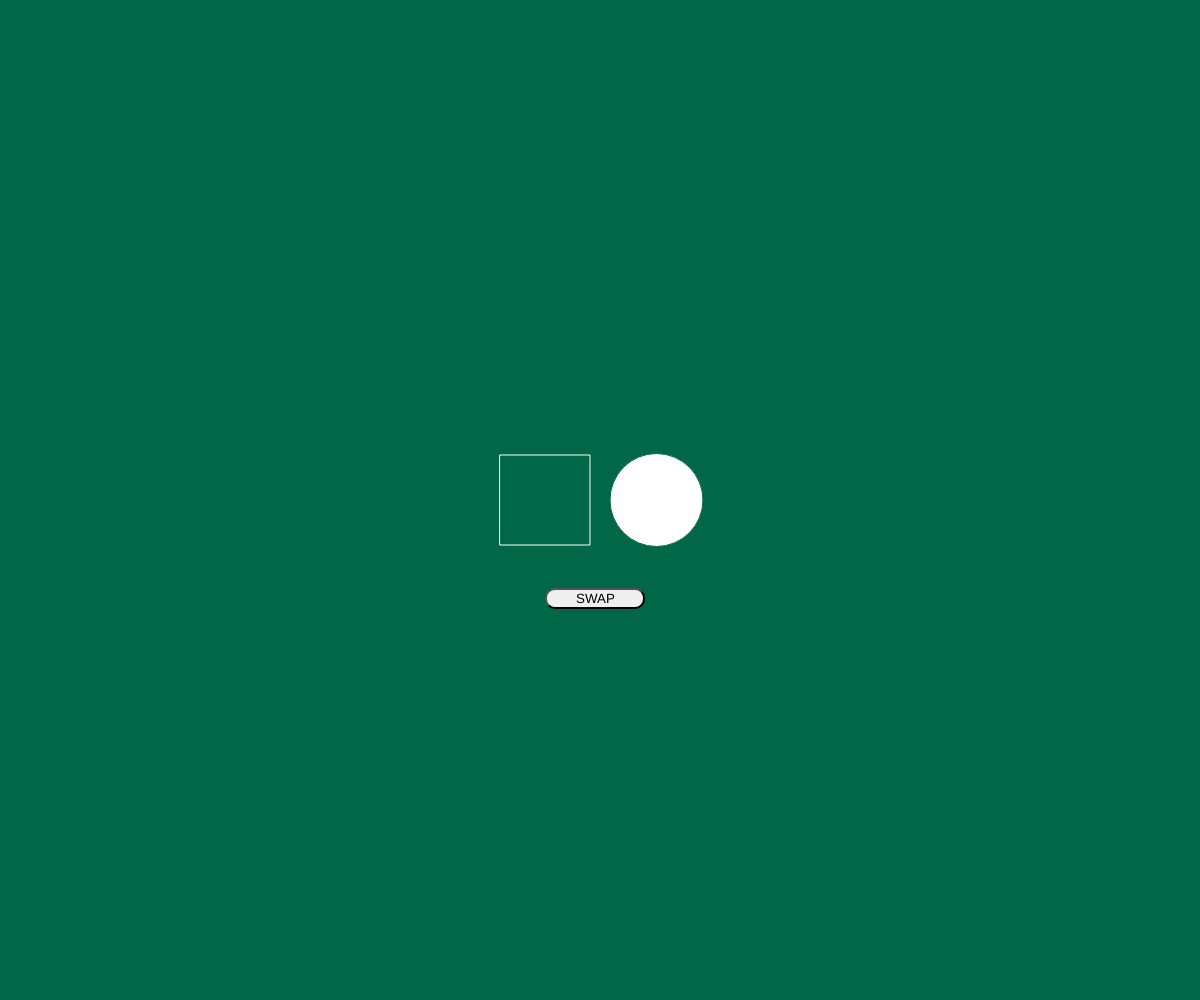
Frame 1 (no input)
Frame 60 (no input): identical to frame 1, image omitted
Frame 120 (the mouse pressed at the canvas centre since frame 60): identical to frame 1, image omitted

The p5.js sketch that drew this single still picture (run headless with seeded random() and noise() and a simulated clock; from frame 60 on, the mouse is pressed at the canvas centre):

// p5.js sketch
// ── sketch.js
var swapButton;
var swapit = 1;

function swap() {
  if(swapit==1){
  squareColor = color('white');
  circleColor = color(0, 103, 71);
    swapit=0;
  }else{
  squareColor = color(0, 103, 71);
  circleColor = color('white');
    swapit=1;
  }

}

function setup() {
  createCanvas(windowWidth, windowHeight);
  squareColor = color(0, 103, 71);
  circleColor = color('white');
  baseColor = color(0, 103, 71);
  circleX = width/2+circleSize/2+10;
  circleY = height/2;
  squareX = width/2-squareSize-10;
  squareY = height/2-squareSize/2;
  textFont("Proxima");
  fill('white');
  textSize(70);
  textAlign(CENTER, CENTER);
  
  swapButton = createButton("SWAP");
  swapButton.position(windowWidth/2.2, windowHeight/1.7);
  swapButton.mousePressed(swap);
  swapButton.style("width", "100px");
  swapButton.style("border-radius", "10px");
  
}
function windowResized() {
  resizeCanvas(windowWidth, windowHeight);
}
let squareX, squareY;  // Position of square button
let circleX, circleY;  // Position of circle button
let squareSize = 90;   // Width/height of square
let circleSize = 93;   // Diameter of circle

let squareColor;
let circleColor;
let baseColor;

let squareOver = false;
let circleOver = false;

function draw() {
  update(mouseX, mouseY);

  if (squareOver) {
    background(squareColor);
    textAlign ()
    text('Ohio', width/2 - width * .15, height * .51);
  } else if (circleOver) {
    background(circleColor);
    if (swapit==1){
      fill(0, 103, 71);
    }else{
      fill(255, 255, 255);
    }
    
    text('University', width/2 - width * -.15, height * .51);
  } else {
    background(baseColor);
  }

  stroke(circleColor);
  fill(squareColor);
  square(squareX, squareY, squareSize);
  stroke(squareColor);
  fill(circleColor);
  circle(circleX, circleY, circleSize);
}

function update(x, y) {
  if( overCircle(circleX, circleY, circleSize) ) {
    circleOver = true;
    squareOver = false;
  } else if ( overSquare(squareX, squareY, squareSize) ) {
    squareOver = true;
    circleOver = false;
  } else {
    circleOver = squareOver = false;
  }
}

function overSquare(x, y, size) {
  if (mouseX >= x && mouseX <= x+size && 
      mouseY >= y && mouseY <= y+size) {
    return true;
  } else {
    return false;
  }
}

function overCircle(x, y, diameter) {
  const disX = x - mouseX;
  const disY = y - mouseY;
  if(sqrt(sq(disX) + sq(disY)) < diameter/2 ) {
    return true;
  } else {
    return false;
  }
  let button;

}
